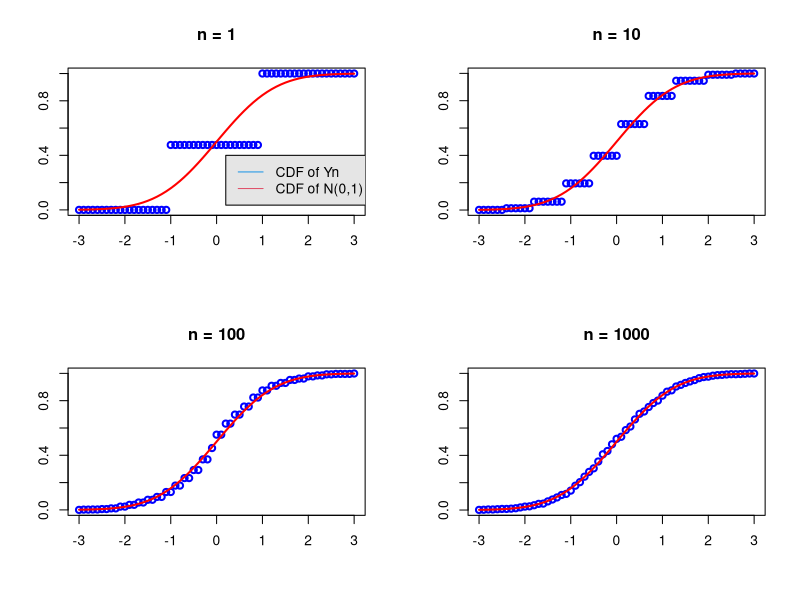

R code for this plot:


x1=rbinom(1000,1,0.5)
x1=(x1-mean(x1))/(sd(x1))

x10=rbinom(1000,10,0.5)
x10=(x10-mean(x10))/(sd(x10))

x100=rbinom(1000,100,0.5)
x100=(x100-mean(x100))/(sd(x100))

x1000=rbinom(1000,1000,0.5)
x1000=(x1000-mean(x1000))/(sd(x1000))

Fn.x1<-ecdf(x1)
Fn.x10<-ecdf(x10)
Fn.x100<-ecdf(x100)
Fn.x1000<-ecdf(x1000)

x.ax<-seq(-3,3,0.1)

par(mfrow=c(2,2))
plot(x.ax,Fn.x1(x.ax),col="blue",ylab="",xlab="", main="n = 1",lwd=2)
lines(x.ax,pnorm(x.ax,0,1),col="red",lwd=2)
legend(0.2, 0.4, c("CDF of Yn", "CDF of N(0,1)"), 
       col = c(4, 2), bg = "gray90",lty = c(1,1))


plot(x.ax,Fn.x10(x.ax),col="blue",ylab="",xlab="", main="n = 10",lwd=2)
lines(x.ax,pnorm(x.ax,0,1),col="red",lwd=2)

plot(x.ax,Fn.x100(x.ax),col="blue",ylab="",xlab="", main="n = 100",lwd=2)
lines(x.ax,pnorm(x.ax,0,1),col="red",lwd=2)


plot(x.ax,Fn.x1000(x.ax),col="blue",ylab="",xlab="", main="n = 1000",lwd=2)
lines(x.ax,pnorm(x.ax,0,1),col="red",lwd=2)
